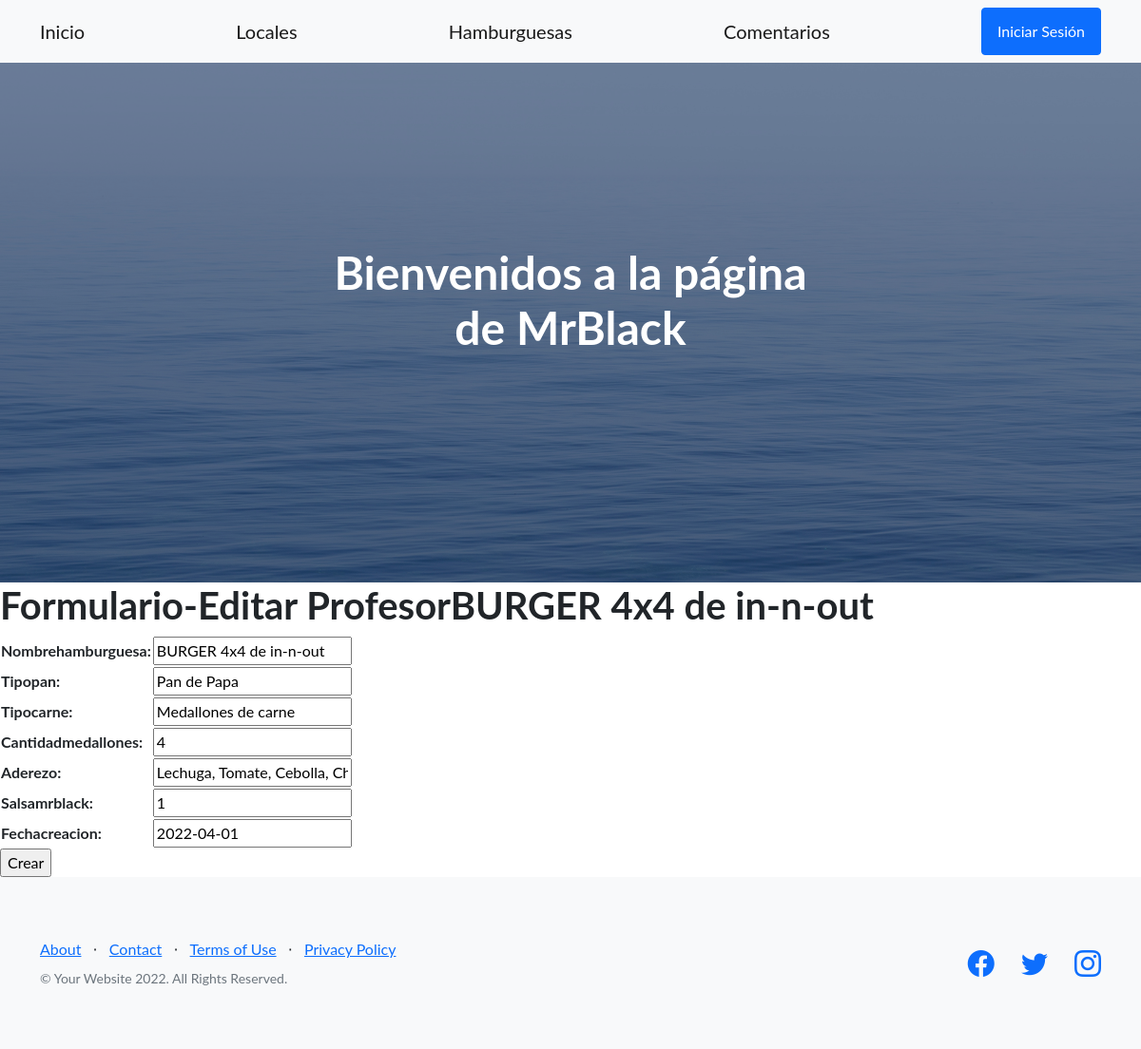
Page /AppMrBlack/editarHamburguesa1 on the earlier database version.
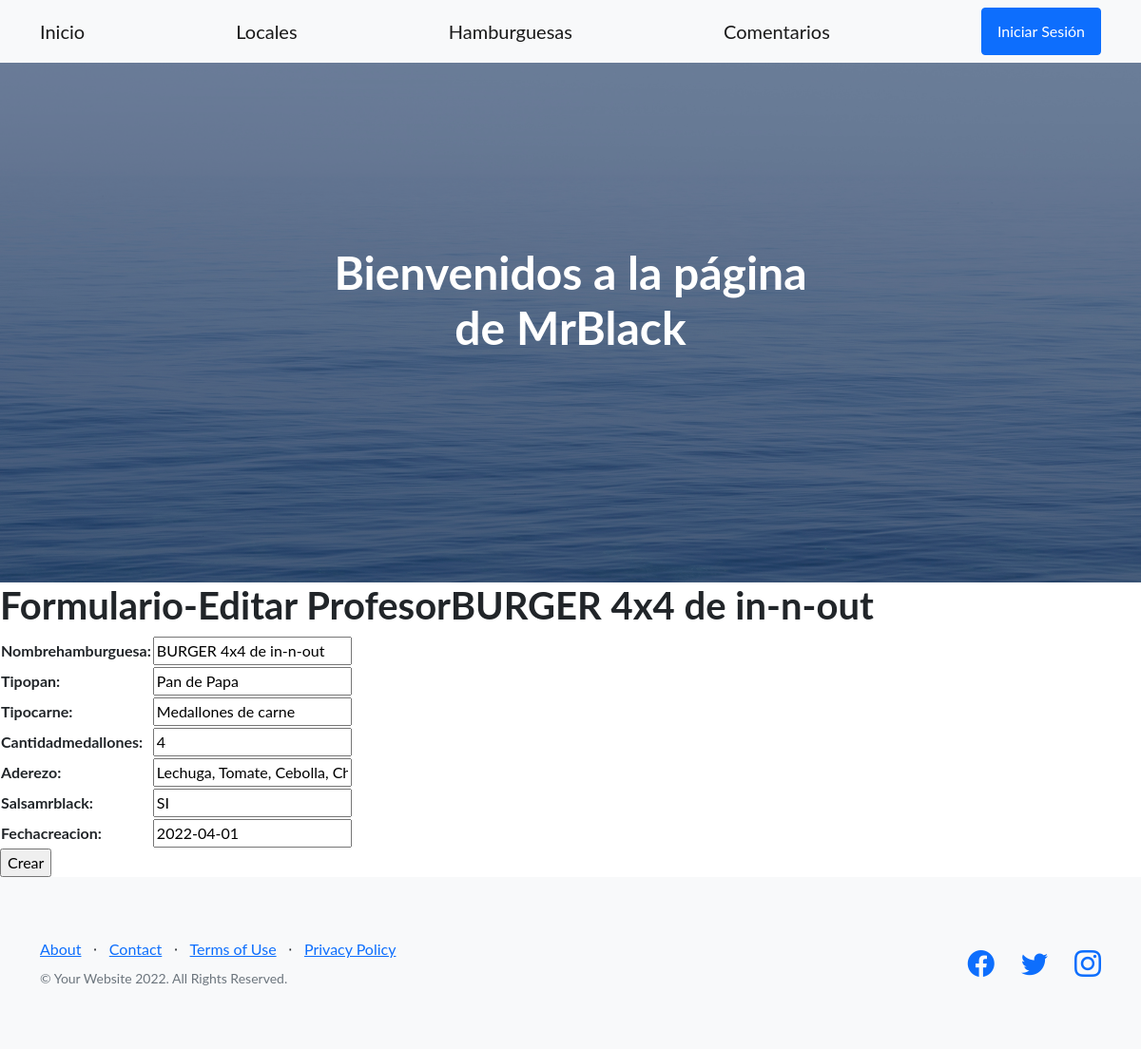
Same page on the later database version.
### AppMrBlack/models.py (models this page shows, shortened)
class Hamburguesas(models.Model):
    nombrehamburguesa = models.CharField('nombrehamburguesa',max_length=45)
    tipopan = models.CharField('tipopan',max_length=45)
    tipocarne = models.CharField('tipocarne',max_length=45)
    cantidadmedallones = models.IntegerField()
    aderezo = models.CharField('aderezo',max_length=45)
    salsaMrBlack = models.CharField('salsaMrBlack',max_length=45)
    fechacreacion = models.DateField('fechacreacion')

### AppMrBlack/views.py (the view)
# urls.py: path('editarHamburguesa<id>',views.editar_hamburguesa,name="EditarHamburguesa"),
def editar_hamburguesa(request,id):
    hamburguesa=Hamburguesas.objects.get(id=id)
    if request.method == "POST":
        miFormulario=HamburguesaFormulario(request.POST)
        if miFormulario.is_valid():
            imformacion=miFormulario.cleaned_data
            hamburguesa.nombrehamburguesa=imformacion['nombrehamburguesa']
            hamburguesa.tipopan=imformacion['tipopan']
            hamburguesa.tipocarne=imformacion['tipocarne']
            hamburguesa.cantidadmedallones=imformacion['cantidadmedallones']
            hamburguesa.aderezo=imformacion['aderezo']
            hamburguesa.salsaMrBlack=imformacion['salsaMrBlack']
            hamburguesa.fechacreacion=imformacion['fechacreacion']
            hamburguesa.save()
            return render(request,'inicio.html')
    else:
        miFormulario=HamburguesaFormulario(
            initial={
                'nombrehamburguesa':hamburguesa.nombrehamburguesa,
                'tipopan':hamburguesa.tipopan,
                'tipocarne':hamburguesa.tipocarne,
                'cantidadmedallones':hamburguesa.cantidadmedallones,
                'aderezo':hamburguesa.aderezo,
                'salsaMrBlack':hamburguesa.salsaMrBlack,
                'fechacreacion':hamburguesa.fechacreacion})
    return render(request,'editarHamburguesa.html',{"miFormulario":miFormulario,"hamburguesa_nombre":hamburguesa.nombrehamburguesa})

### AppMrBlack/forms.py
class HamburguesaFormulario(forms.Form):
    nombrehamburguesa = forms.CharField()
    tipopan = forms.CharField()
    tipocarne = forms.CharField()
    cantidadmedallones = forms.IntegerField()
    aderezo = forms.CharField()
    salsaMrBlack = forms.CharField()
    fechacreacion = forms.DateField()

### AppMrBlack/templates/editarHamburguesa.html (shortened to what this page needs)
{% extends 'padre.html' %}
{% load static %}
{% block contenidoquecambia %}
    <h1>Formulario-Editar Profesor{{hamburguesa_nombre}}</h1>
    <form action="" method="POST">{% csrf_token %}
        <table>
            {{miFormulario.as_table}}
        </table>
       <input type="submit" value = "Crear">
    </form>
{% endblock contenidoquecambia %}

### AppMrBlack/templates/padre.html (shortened to what this page needs)
<!DOCTYPE html>
<html lang="en">
    <head>
        {% load static %}
        <link href="https://cdn.jsdelivr.net/npm/bootstrap-icons@1.5.0/font/bootstrap-icons.css" rel="stylesheet" type="text/css" />
        <link href="{% static 'css/styles.css' %}" rel="stylesheet" />
    </head>
    <body>
        <nav class="navbar navbar-light bg-light static-top">
            <div class="container">
                <a class="navbar-brand" href="{% url 'Inicio' %}">Inicio</a>
                <a class="navbar-brand" href="{% url 'Locales' %}">Locales</a>
                <a class="navbar-brand" href="{% url 'Hamburguesas' %}">Hamburguesas</a>
                <a class="navbar-brand" href="{% url 'Panchos' %}">Comentarios</a>
                <a class="btn btn-primary" href="#signup">Iniciar Sesión</a>
            </div>
        </nav>
        <header class="masthead">
            <div class="container position-relative">
                <div class="row justify-content-center">
                    <div class="col-xl-6">
                        <div class="text-center text-white">
                            <h1 class="mb-5">Bienvenidos a la página de MrBlack</h1>
                        </div>
                    </div>
                </div>
            </div>
        </header>
        {% block contenidoquecambia %}
        {% endblock contenidoquecambia %}
        <footer class="footer bg-light">
            <div class="container">
                <div class="row">
                    <div class="col-lg-6 h-100 text-center text-lg-start my-auto">
                        <ul class="list-inline mb-2">
                            <li class="list-inline-item"><a href="#!">About</a></li>
                            <li class="list-inline-item">⋅</li>
                            <li class="list-inline-item"><a href="#!">Contact</a></li>
                            <li class="list-inline-item">⋅</li>
                            <li class="list-inline-item"><a href="#!">Terms of Use</a></li>
                            <li class="list-inline-item">⋅</li>
                            <li class="list-inline-item"><a href="#!">Privacy Policy</a></li>
                        </ul>
                        <p class="text-muted small mb-4 mb-lg-0">&copy; Your Website 2022. All Rights Reserved.</p>
                    </div>
                    <div class="col-lg-6 h-100 text-center text-lg-end my-auto">
                        <ul class="list-inline mb-0">
                            <li class="list-inline-item me-4">
                                <a href="#!"><i class="bi-facebook fs-3"></i></a>
                            </li>
                            <li class="list-inline-item me-4">
                                <a href="#!"><i class="bi-twitter fs-3"></i></a>
                            </li>
                            <li class="list-inline-item">
                                <a href="https://www.instagram.com/mr.blacksunchales/"><i class="bi-instagram fs-3"></i></a>
                            </li>
                        </ul>
                    </div>
                </div>
            </div>
        </footer>
    </body>
</html>

Differences in the rows shown:
changed Hamburguesas "BURGER 4x4 de in-n-out": salsaMrBlack "1" → "SI"
